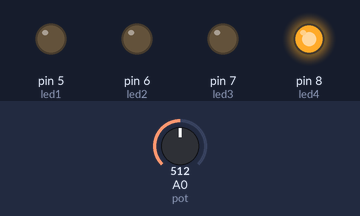
Bench run of a sketch on a simulated Arduino Uno, built with avr-gcc and run on an emulated ATmega328P. Shown: output pins drawn as LEDs (lit = HIGH). The test bench sets the inputs (shaded band); at power-on: A0 (pot) = 512.

Above: at 0.05 s.
At 0.75 s:
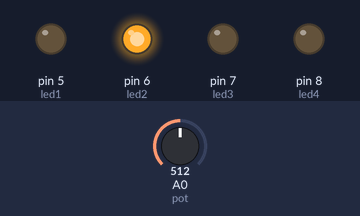
At 1.45 s:
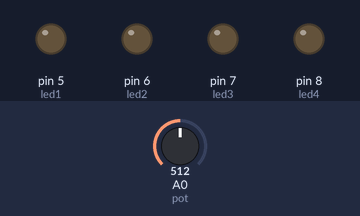
At 2.15 s:
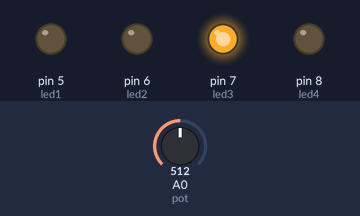
At 2.85 s:
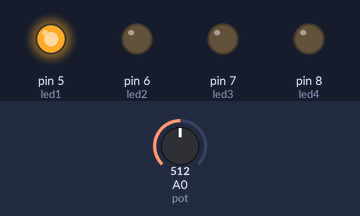
Timing chart, 0 to 3.1 s (numbered marks = the images above):
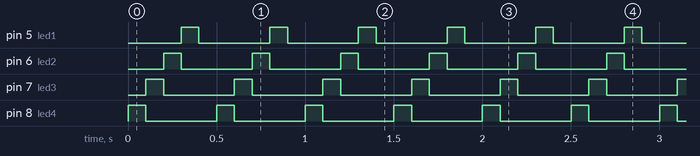

Measured:
- by itself, pin 5 (led1), pin 6 (led2), pin 7 (led3), pin 8 (led4): alternates HIGH for 0.10 s and LOW for 0.40 s

The sketch:

E2_Encendido_MitadLEDS.ino
```cpp
int pot=A0;
int led1=5;
int led2=6;
int led3=7;
int led4=8;
void setup() {
 // put your setup code here, to run once:
pinMode(led1,OUTPUT);
pinMode(led2,OUTPUT);
pinMode(led3,OUTPUT);
pinMode(led4,OUTPUT);

Serial.begin(9600);
}

int v;

void loop() {
  int v=analogRead(pot);
  if (v<512){
  digitalWrite(led1,1);
  delay(100);
  digitalWrite(led1,0);
  digitalWrite(led2,1);
  delay(100);
  digitalWrite(led2,0);
  digitalWrite(led3,1);
  delay(100);
  digitalWrite(led3,0);
  digitalWrite(led4,1);
  delay(100);
  digitalWrite(led4,0);
  }else{
  digitalWrite(led4,1);
  delay(100);
  digitalWrite(led4,0);
  digitalWrite(led3,1);
  delay(100);
  digitalWrite(led3,0);
  digitalWrite(led2,1);
  delay(100);
  digitalWrite(led2,0);
  digitalWrite(led1,1);
  delay(100);
  digitalWrite(led1,0);
  }
delay(100);
}
```
